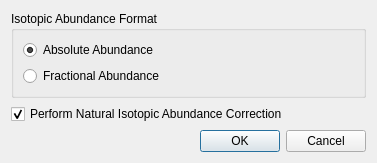
<?xml version="1.0" encoding="UTF-8"?>
<ui version="4.0">
 <class>Dialog</class>
 <widget class="QDialog" name="Dialog">
  <property name="geometry">
   <rect>
    <x>0</x>
    <y>0</y>
    <width>377</width>
    <height>162</height>
   </rect>
  </property>
  <property name="windowTitle">
   <string>Isotopes Export Settings</string>
  </property>
  <layout class="QGridLayout" name="gridLayout_2">
   <item row="0" column="0">
    <widget class="QGroupBox" name="grpAbundanceFormat">
     <property name="title">
      <string>Isotopic Abundance Format</string>
     </property>
     <layout class="QGridLayout" name="gridLayout">
      <item row="0" column="0">
       <widget class="QRadioButton" name="radAbsolute">
        <property name="text">
         <string>Absolute Abundance</string>
        </property>
        <property name="checked">
         <bool>true</bool>
        </property>
       </widget>
      </item>
      <item row="1" column="0">
       <widget class="QRadioButton" name="radFractional">
        <property name="text">
         <string>Fractional Abundance</string>
        </property>
       </widget>
      </item>
     </layout>
    </widget>
   </item>
   <item row="1" column="0">
    <widget class="QCheckBox" name="chkCorrectIsotopes">
     <property name="text">
      <string>Perform Natural Isotopic Abundance Correction</string>
     </property>
     <property name="checked">
      <bool>true</bool>
     </property>
    </widget>
   </item>
   <item row="2" column="0">
    <widget class="QDialogButtonBox" name="boxBtn">
     <property name="orientation">
      <enum>Qt::Horizontal</enum>
     </property>
     <property name="standardButtons">
      <set>QDialogButtonBox::Cancel|QDialogButtonBox::Ok</set>
     </property>
    </widget>
   </item>
  </layout>
 </widget>
 <resources/>
 <connections>
  <connection>
   <sender>boxBtn</sender>
   <signal>accepted()</signal>
   <receiver>Dialog</receiver>
   <slot>accept()</slot>
   <hints>
    <hint type="sourcelabel">
     <x>248</x>
     <y>254</y>
    </hint>
    <hint type="destinationlabel">
     <x>157</x>
     <y>274</y>
    </hint>
   </hints>
  </connection>
  <connection>
   <sender>boxBtn</sender>
   <signal>rejected()</signal>
   <receiver>Dialog</receiver>
   <slot>reject()</slot>
   <hints>
    <hint type="sourcelabel">
     <x>316</x>
     <y>260</y>
    </hint>
    <hint type="destinationlabel">
     <x>286</x>
     <y>274</y>
    </hint>
   </hints>
  </connection>
 </connections>
</ui>
